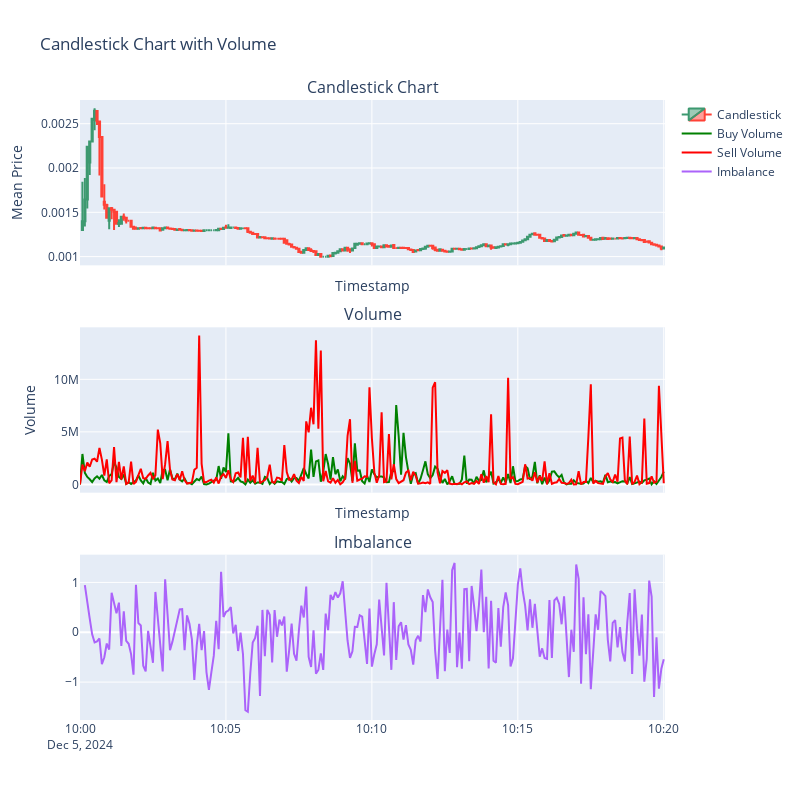

Notebook source saved alongside this figure:
### Code cell
import plotly.graph_objects as go
from plotly.subplots import make_subplots

# Create subplots with shared x-axis
fig = make_subplots(rows=3, cols=1, shared_xaxes=True, 
                    vertical_spacing=0.1, 
                    subplot_titles=('Candlestick Chart', 'Volume', 'Imbalance'))

# Add candlestick chart to the first subplot
fig.add_trace(go.Candlestick(
    x=candlestick_df.index,
    open=candlestick_df['mean_open'],
    high=candlestick_df['mean_high'],
    low=candlestick_df['mean_low'],
    close=candlestick_df['mean_close'],
    name='Candlestick'
), row=1, col=1)

# Add buy_volume line to the second subplot
fig.add_trace(go.Scatter(
    x=df_match_agg['timestamp'],
    y=df_match_agg['buy_volume'],
    mode='lines',
    name='Buy Volume',
    line=dict(color='green')
), row=2, col=1)

# Add sell_volume line to the second subplot
fig.add_trace(go.Scatter(
    x=df_match_agg['timestamp'],
    y=df_match_agg['sell_volume'],
    mode='lines',
    name='Sell Volume',
    line=dict(color='red')
), row=2, col=1)

# Add imbalance line to the third subplot
fig.add_trace(go.Scatter(
    x=df_deep5_interval['timestamp'],
    y=df_final['total_imbalance'],
    mode='lines',
    name='Imbalance'
), row=3, col=1)
# Update layout for better visualization
fig.update_layout(
    title='Candlestick Chart with Volume',
    xaxis_title='Timestamp',
    yaxis_title='Mean Price',
    xaxis2_title='Timestamp',
    yaxis2_title='Volume',
    xaxis_rangeslider_visible=False,
    hovermode='x unified',  # Enable cursor lines indicating x and y axis
    width=800,  # Set the width of the chart
    height=800   # Set the height of the chart
)


# Display the chart
fig.show()

### Figure 1 — Plotly figure (JSON) as saved in the notebook; plotly's stock layout.template omitted (floating-point values rounded to 4 significant figures; data arrays with more than 128 entries replaced by an {"elided": "..."} marker saying what was removed)
{"data": [{"close": {"elided": "240 float values"}, "high": {"elided": "240 float values"}, "low": {"elided": "240 float values"}, "name": "Candlestick", "open": {"elided": "240 float values"}, "type": "candlestick", "x": {"elided": "240 str values"}, "xaxis": "x", "yaxis": "y"}, {"line": {"color": "green"}, "mode": "lines", "name": "Buy Volume", "type": "scatter", "x": {"elided": "241 str values"}, "xaxis": "x2", "y": {"elided": "241 int values"}, "yaxis": "y2"}, {"line": {"color": "red"}, "mode": "lines", "name": "Sell Volume", "type": "scatter", "x": {"elided": "241 str values"}, "xaxis": "x2", "y": {"elided": "241 int values"}, "yaxis": "y2"}, {"mode": "lines", "name": "Imbalance", "type": "scatter", "x": {"elided": "240 str values"}, "xaxis": "x3", "y": {"elided": "241 float values"}, "yaxis": "y3"}], "layout": {"annotations": [{"font": {"size": 16}, "showarrow": false, "text": "Candlestick Chart", "x": 0.5, "xanchor": "center", "xref": "paper", "y": 1, "yanchor": "bottom", "yref": "paper"}, {"font": {"size": 16}, "showarrow": false, "text": "Volume", "x": 0.5, "xanchor": "center", "xref": "paper", "y": 0.6333, "yanchor": "bottom", "yref": "paper"}, {"font": {"size": 16}, "showarrow": false, "text": "Imbalance", "x": 0.5, "xanchor": "center", "xref": "paper", "y": 0.2667, "yanchor": "bottom", "yref": "paper"}], "height": 800, "hovermode": "x unified", "title": {"text": "Candlestick Chart with Volume"}, "width": 800, "xaxis": {"anchor": "y", "domain": [0, 1], "matches": "x3", "rangeslider": {"visible": false}, "showticklabels": false, "title": {"text": "Timestamp"}}, "xaxis2": {"anchor": "y2", "domain": [0, 1], "matches": "x3", "showticklabels": false, "title": {"text": "Timestamp"}}, "xaxis3": {"anchor": "y3", "domain": [0, 1]}, "yaxis": {"anchor": "x", "domain": [0.7333, 1], "title": {"text": "Mean Price"}}, "yaxis2": {"anchor": "x2", "domain": [0.3667, 0.6333], "title": {"text": "Volume"}}, "yaxis3": {"anchor": "x3", "domain": [0, 0.2667]}}}
